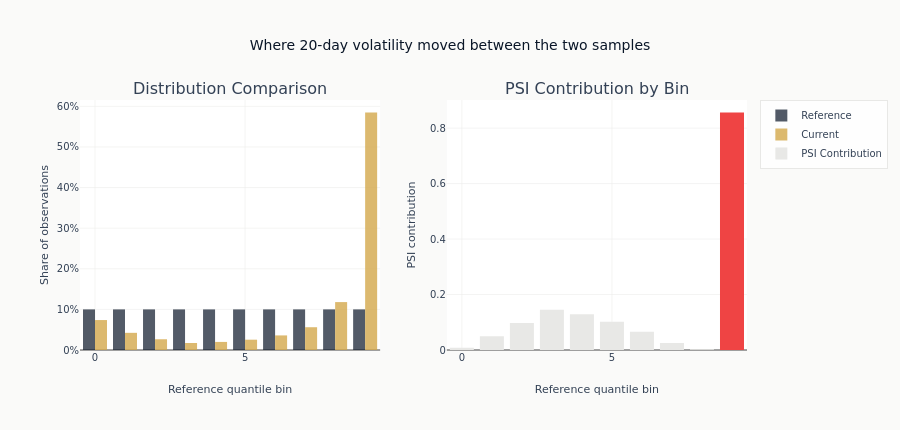

Notebook code for this chart:
### Markdown cell above
The highest-PSI feature should show a concentrated set of bins driving the alert rather than
uniform small deviations everywhere. That pattern usually points to a regime shift worth
investigating instead of routine sampling noise.

### Code cell
# Visualize feature with highest PSI
worst_feature = max(psi_results, key=lambda x: psi_results[x].psi)
fig = plot_psi_breakdown(psi_results[worst_feature], worst_feature)
show_plotly_with_alt(
    fig,
    "Two panels: reference and current distributions as grouped bars per bin, and each bin's contribution to the total index. A small number of bins account for most of the total.",
)

### Figure 1 — Plotly figure (JSON) as saved in the notebook; plotly's stock layout.template omitted (floating-point values rounded to 4 significant figures)
{"data": [{"marker": {"color": "#0a1628"}, "name": "Reference", "opacity": 0.7, "type": "bar", "x": [0, 1, 2, 3, 4, 5, 6, 7, 8, 9], "xaxis": "x", "y": [0.1, 0.1, 0.1, 0.1, 0.09996, 0.1, 0.1, 0.1, 0.1, 0.1], "yaxis": "y"}, {"marker": {"color": "#D4A84B"}, "name": "Current", "opacity": 0.8, "type": "bar", "x": [0, 1, 2, 3, 4, 5, 6, 7, 8, 9], "xaxis": "x", "y": [0.07375, 0.04229, 0.02648, 0.01727, 0.01992, 0.02542, 0.03593, 0.05609, 0.118, 0.5849], "yaxis": "y"}, {"marker": {"color": ["#e8e8e6", "#e8e8e6", "#e8e8e6", "#e8e8e6", "#e8e8e6", "#e8e8e6", "#e8e8e6", "#e8e8e6", "#e8e8e6", "#ef4444"]}, "name": "PSI Contribution", "type": "bar", "x": [0, 1, 2, 3, 4, 5, 6, 7, 8, 9], "xaxis": "x2", "y": [0.007992, 0.04967, 0.09769, 0.1453, 0.1291, 0.1022, 0.06559, 0.0254, 0.002973, 0.8563], "yaxis": "y2"}], "layout": {"annotations": [{"font": {"size": 16}, "showarrow": false, "text": "Distribution Comparison", "x": 0.225, "xanchor": "center", "xref": "paper", "y": 1.0, "yanchor": "bottom", "yref": "paper"}, {"font": {"size": 16}, "showarrow": false, "text": "PSI Contribution by Bin", "x": 0.775, "xanchor": "center", "xref": "paper", "y": 1.0, "yanchor": "bottom", "yref": "paper"}], "barmode": "group", "height": 430, "showlegend": true, "title": {"text": "Where 20-day volatility moved between the two samples"}, "xaxis": {"anchor": "y", "domain": [0.0, 0.45], "title": {"text": "Reference quantile bin"}}, "xaxis2": {"anchor": "y2", "domain": [0.55, 1.0], "title": {"text": "Reference quantile bin"}}, "yaxis": {"anchor": "x", "domain": [0.0, 1.0], "tickformat": ".0%", "title": {"text": "Share of observations"}}, "yaxis2": {"anchor": "x2", "domain": [0.0, 1.0], "rangemode": "tozero", "title": {"text": "PSI contribution"}}}}
